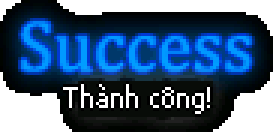
#> input picture backup/home/hl5work/proj/HL4_project/img5/vi_img/gmenu_038.png, 91 x 44 px (shown 3 times larger)
$ python mk_ealogo.py vi_img/gmenu_038.png vi_img/gmenu_038.png
#> lines starting #> are read from the running program, lines starting #| are printed output that depends on the picture
#!/usr/bin/env python3
"""Replace the publisher logo (res/c/sp/imgcom/ealogo.mgr, 3 frames drawn centred, fade-in) with a 240x320 picture.
usage: mk_ealogo.py <picture.png> <out ealogo.mgr>"""
import sys, struct
from PIL import Image, ImageEnhance

def enc8(im):
    """RGB image -> mgr entry, 8 bpp, <=255 colours, never 0xF81F"""
    q = im.convert('RGB').quantize(colors=255, method=Image.Quantize.MEDIANCUT, dither=Image.Dither.FLOYDSTEINBERG)
    pal = q.getpalette()[:255 * 3]
    n = len(set(q.getdata()))
    n = max(q.getdata()) + 1
    cols = []
    for i in range(n):
        r, g, b = pal[3 * i:3 * i + 3]
        c = ((r >> 3) << 11) | ((g >> 2) << 5) | (b >> 3)
        if c == 0xF81F: c = 0xF81E
        cols.append(c)
    w, h = q.size
    d = struct.pack('<BBHH', 0x18, n, w, h) + struct.pack('<%dH' % n, *cols) + bytes(q.getdata())
    return d

src = Image.open(sys.argv[1]).convert('RGB')
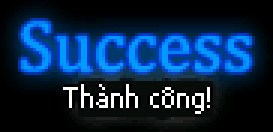
#> src: PIL image 91x44 RGB (shown 3 times larger); mean R, G, B 9.7, 38.8, 70.6
#> (the run stopped early here; a loop or call above may not have finished)
